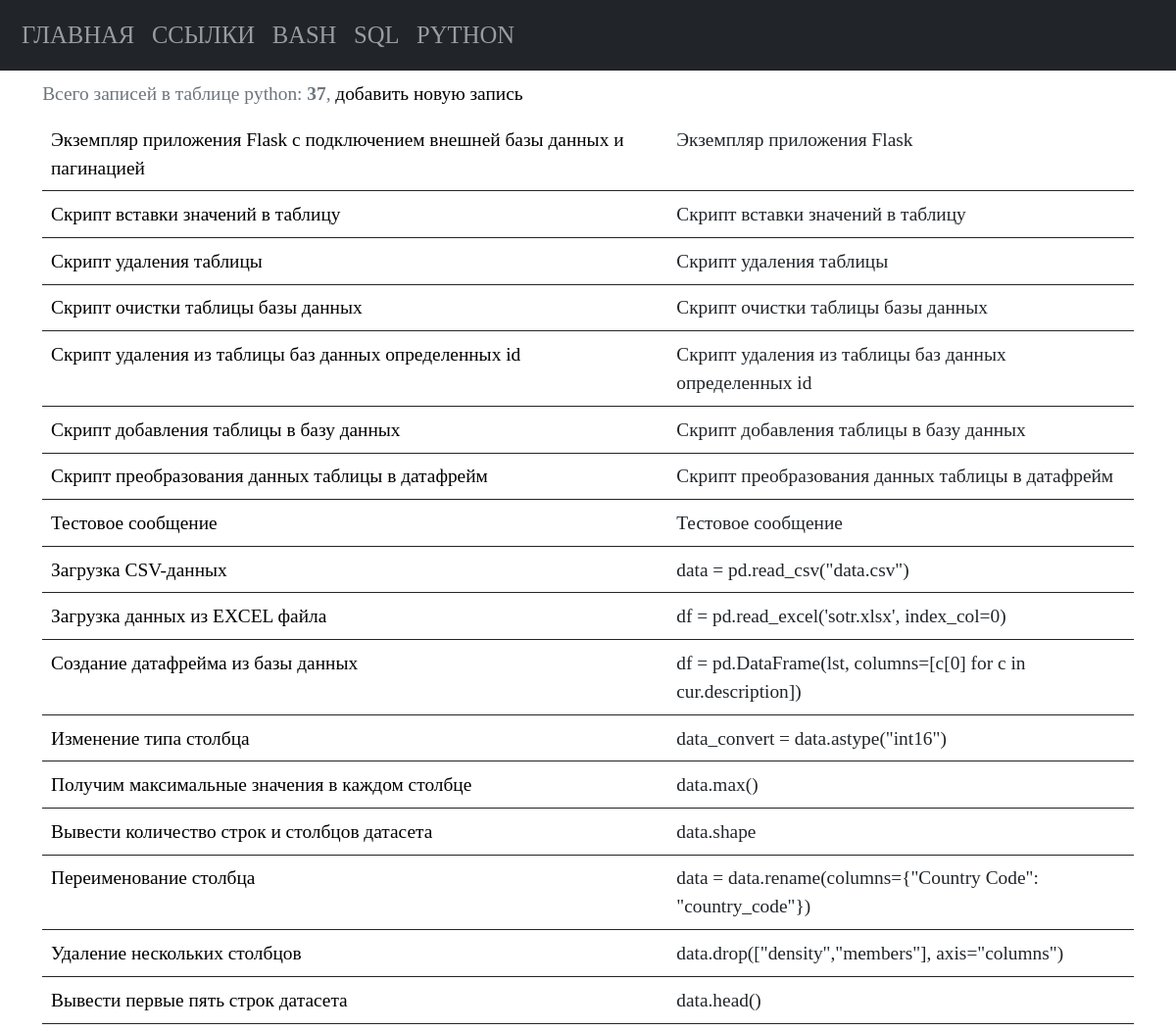
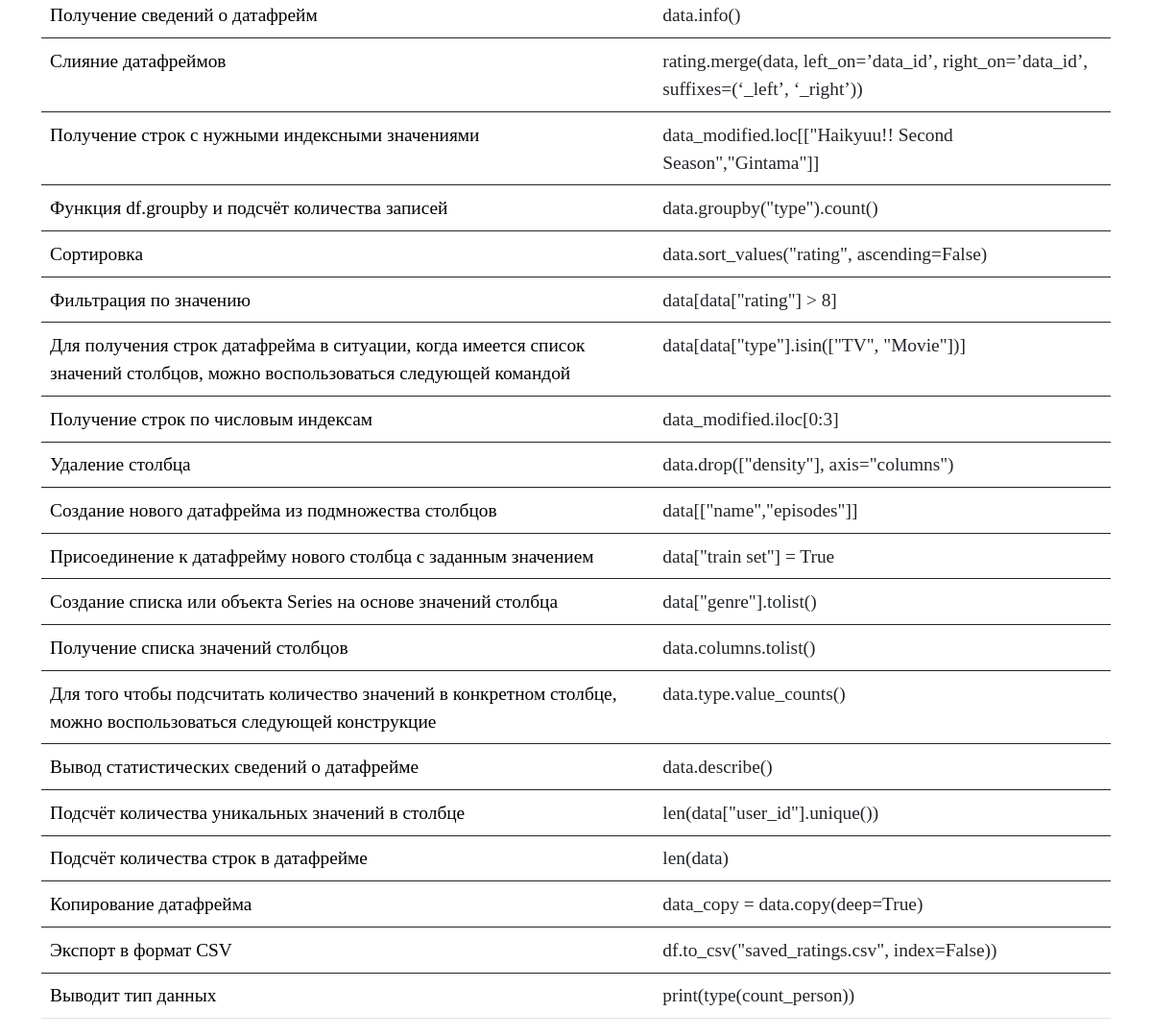
The app's page /python with its own data (2 pictures, top to bottom).
### tables this page shows
CREATE TABLE "python" (
    "python_id" INTEGER PRIMARY KEY AUTOINCREMENT,
    "python_command" TEXT NOT NULL,
    "python_name" TEXT NOT NULL
  , "python_description" TEXT);

### app.py (the view)
@app.route("/python")
def python_list_commands():
    conn = connect.get_db_connection()
    cur = conn.cursor()
    python_list_count = cur.execute("SELECT COUNT(*) FROM python")
    python_list_count_print = python_list_count.fetchone()
    python_list_count_print_int = int(python_list_count_print[0])
    python_list = conn.execute("SELECT * FROM python ORDER BY 1 DESC").fetchall()
    conn.close()
    return render_template("python/python_list_commands.html",
                           python_list=python_list,
                           python_list_count_print_int=python_list_count_print_int,
                           )

### modules/connect.py (called while the page is built)
def get_db_connection():
    db_path = os.path.join(BASE_DIR, '../database.db')
    conn = sqlite3.connect(db_path)
    conn.row_factory = sqlite3.Row
    return conn

### templates/python/python_list_commands.html
{% extends "base.html" %} {% block title %}Команды python{% endblock %} {% block content %}
<table class="table table-hover caption-top">
   <caption>Всего записей в таблице python: <b>{{ python_list_count_print_int }}</b>, <a
         href="{{ url_for('add_python_command') }}">добавить новую запись</a></caption>
   {% for python_list in python_list %}
   <tbody>
      <tr>
         <td><a href="{{ url_for('get_post_python_command', python_id=python_list['python_id']) }}">{{ python_list['python_name']
               }}</a></td>
         <td>{{ python_list['python_command'] }}</td>
      </tr>
   </tbody>
   {% endfor %}
</table>
{% endblock %}

### static/styles.css (style rules this page uses)
* { font-family: consolas; font-size: 1.1rem; }
a { color: black; text-decoration: none; }

### records on screen
python: python_name "Экземпляр приложения Flask с подключением внешней базы данных и пагинацией", python_command "Экземпляр приложения Flask"
python: python_name "Скрипт вставки значений в таблицу", python_command "Скрипт вставки значений в таблицу"
python: python_name "Скрипт удаления таблицы", python_command "Скрипт удаления таблицы"
python: python_name "Скрипт очистки таблицы базы данных", python_command "Скрипт очистки таблицы базы данных"
python: python_name "Скрипт удаления из таблицы баз данных определенных id", python_command "Скрипт удаления из таблицы баз данных определенных id"
python: python_name "Скрипт добавления таблицы в базу данных", python_command "Скрипт добавления таблицы в базу данных"
python: python_name "Скрипт преобразования данных таблицы в датафрейм", python_command "Скрипт преобразования данных таблицы в датафрейм"
python: python_name "Тестовое сообщение", python_command "Тестовое сообщение"
python: python_name "Загрузка CSV-данных", python_command "data = pd.read_csv(\"data.csv\")"
python: python_name "Загрузка данных из EXCEL файла", python_command "df = pd.read_excel('sotr.xlsx', index_col=0)"
python: python_name "Создание датафрейма из базы данных", python_command "df = pd.DataFrame(lst, columns=[c[0] for c in cur.description])"
python: python_name "Изменение типа столбца", python_command "data_convert = data.astype(\"int16\")"
python: python_name "Получим максимальные значения в каждом столбце", python_command "data.max()"
python: python_name "Вывести количество строк и столбцов датасета", python_command "data.shape"
python: python_name "Переименование столбца", python_command "data = data.rename(columns={\"Country Code\": \"country_code\"})"
python: python_name "Удаление нескольких столбцов", python_command "data.drop([\"density\",\"members\"], axis=\"columns\")"
python: python_name "Вывести первые пять строк датасета", python_command "data.head()"
python: python_name "Получение сведений о датафрейм", python_command "data.info()"
python: python_name "Слияние датафреймов", python_command "rating.merge(data, left_on=’data_id’, right_on=’data_id’, suffixes=(‘_left’, ‘_right’))"
python: python_name "Получение строк с нужными индексными значениями", python_command "data_modified.loc[[\"Haikyuu!! Second Season\",\"Gintama\"]]"
python: python_name "Функция df.groupby и подсчёт количества записей", python_command "data.groupby(\"type\").count()"
python: python_name "Сортировка", python_command "data.sort_values(\"rating\", ascending=False)"
python: python_name "Фильтрация по значению", python_command "data[data[\"rating\"] > 8]"
python: python_name "Для получения строк датафрейма в ситуации, когда имеется список значений столбцов, можно воспользоваться следующей командой", python_command "data[data[\"type\"].isin([\"TV\", \"Movie\"])]"
python: python_name "Получение строк по числовым индексам", python_command "data_modified.iloc[0:3]"
python: python_name "Удаление столбца", python_command "data.drop([\"density\"], axis=\"columns\")"
python: python_name "Создание нового датафрейма из подмножества столбцов", python_command "data[[\"name\",\"episodes\"]]"
python: python_name "Присоединение к датафрейму нового столбца с заданным значением", python_command "data[\"train set\"] = True"
python: python_name "Создание списка или объекта Series на основе значений столбца", python_command "data[\"genre\"].tolist()"
python: python_name "Получение списка значений столбцов", python_command "data.columns.tolist()"
python: python_name "Для того чтобы подсчитать количество значений в конкретном столбце, можно воспользоваться следующей конструкцие", python_command "data.type.value_counts()"
python: python_name "Вывод статистических сведений о датафрейме", python_command "data.describe()"
python: python_name "Подсчёт количества уникальных значений в столбце", python_command "len(data[\"user_id\"].unique())"
python: python_name "Подсчёт количества строк в датафрейме", python_command "len(data)"
python: python_name "Копирование датафрейма", python_command "data_copy = data.copy(deep=True)"
python: python_name "Экспорт в формат CSV", python_command "df.to_csv(\"saved_ratings.csv\", index=False))"
python: python_name "Выводит тип данных", python_command "print(type(count_person))"

### other values on screen
{{ python_list_count_print_int }} "37"
